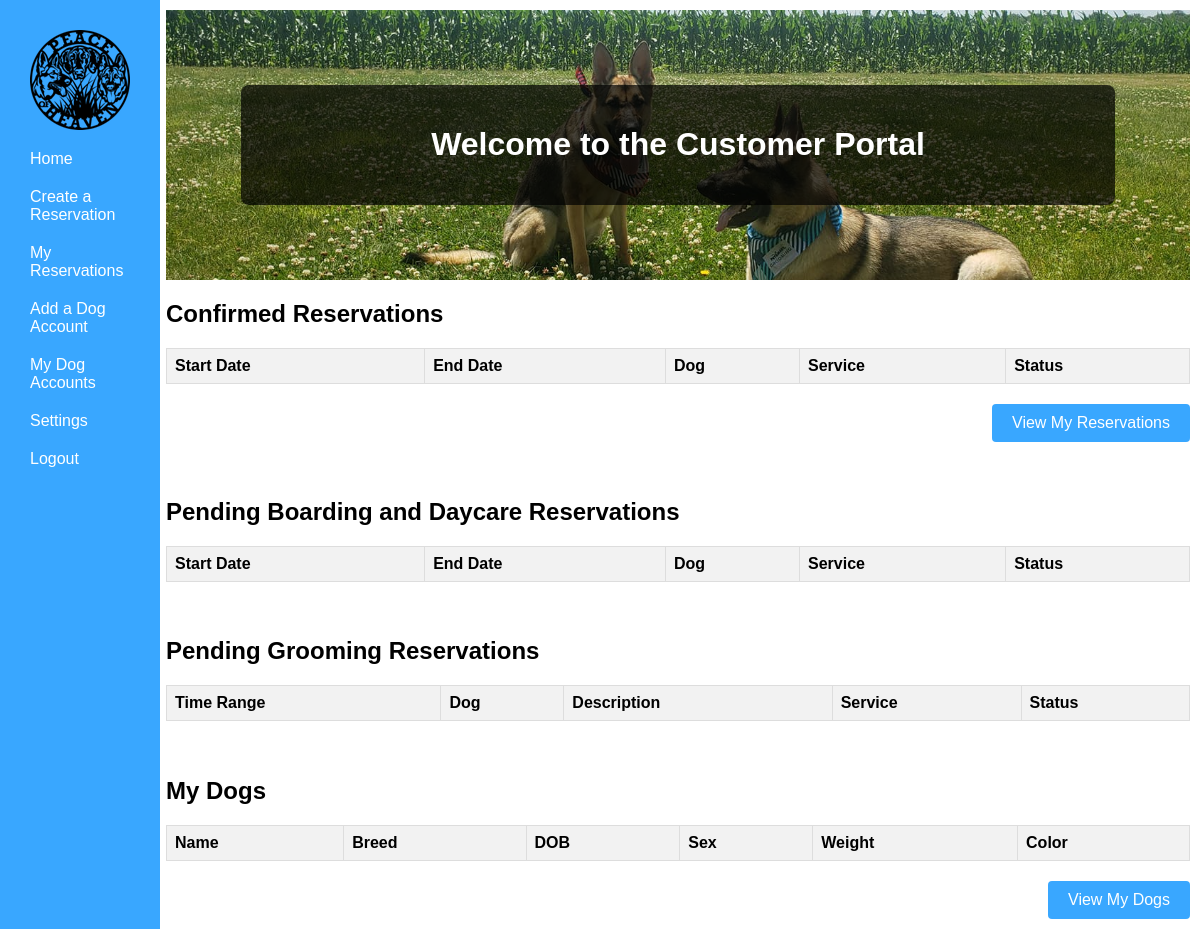
Before: /php/Customer Portal/CustHome.php (signed in) with the older database file.
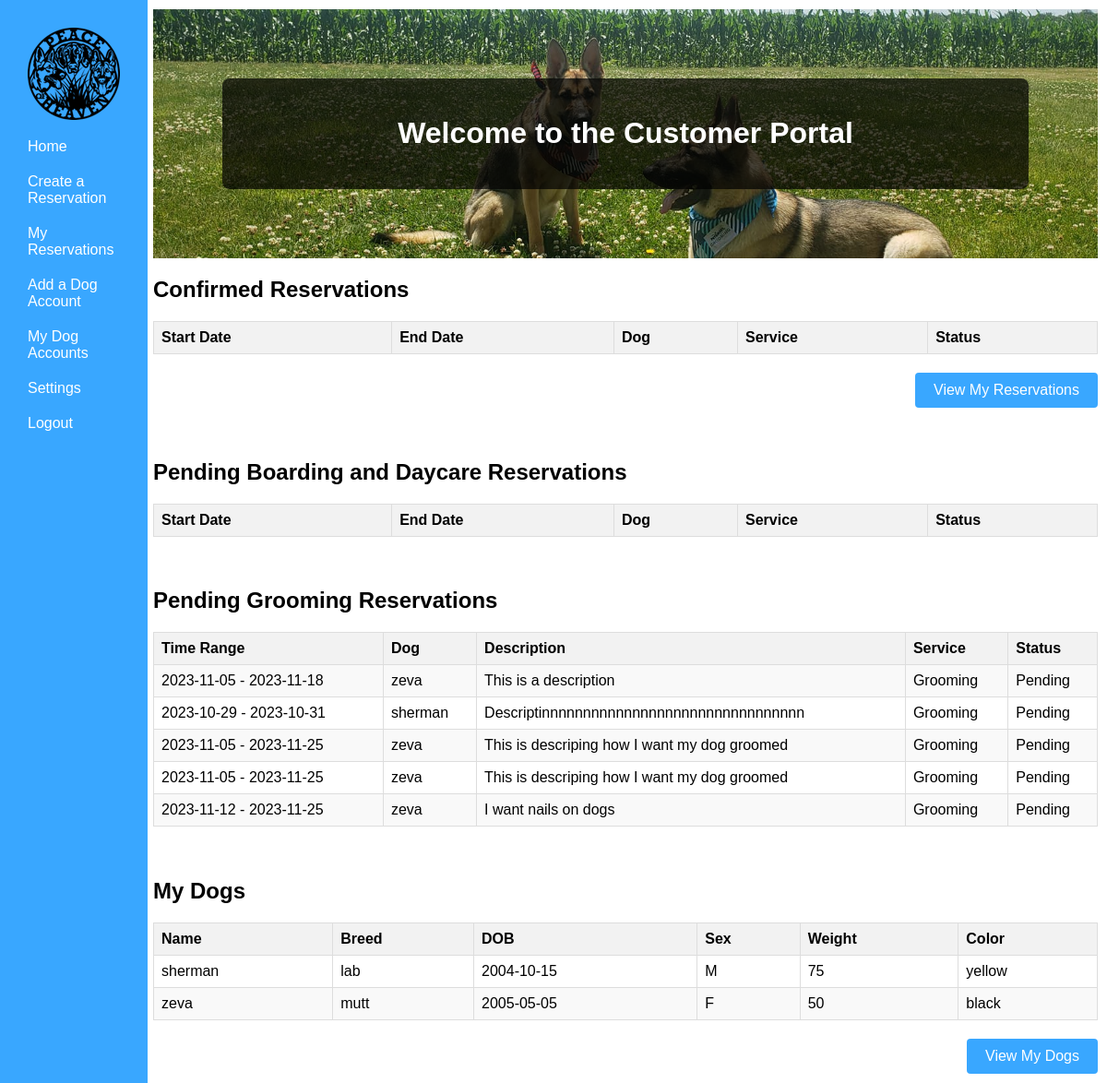
After: the same page with the newer database file.
### tables this page shows
CREATE TABLE `grooming_reservation` (
  `GroomResID` int(11) NOT NULL,
  `ResStartDate` date NOT NULL,
  `ResEndDate` date NOT NULL,
  `EmerContact` varchar(255) NOT NULL,
  `EmerPhone` varchar(12) NOT NULL,
  `isApproved` tinyint(1) NOT NULL DEFAULT 0,
  `GroomingDesc` varchar(500) NOT NULL,
  `CustID` int(11) NOT NULL,
  `DogID` int(11) NOT NULL
);

CREATE TABLE `dog` (
  `DogID` int(11) NOT NULL,
  `DogName` varchar(30) NOT NULL,
  `Breed` varchar(30) NOT NULL,
  `DogDOB` date NOT NULL,
  `Sex` char(1) NOT NULL,
  `isFixed` tinyint(1) NOT NULL,
  `Weight` int(3) NOT NULL,
  `Color` varchar(16) NOT NULL,
  `HasForms` tinyint(1) NOT NULL DEFAULT 0,
  `DogOtherInfo` varchar(500) NOT NULL,
  `CustID` int(11) NOT NULL
);

### php/UserHandling/classes/Config.php (called while the page is built)
<?php
class Config {
    public static function get($path = null) {
        if($path) {
            $config = $GLOBALS['config'];
            $path = explode('/',$path);
            foreach($path as $bit ) {
                if(isset($config[$bit])) {
                    $config = $config[$bit];
                } else {
                    return false;
                }
            }
            return $config;
        }
        return false;
    }
}

### php/UserHandling/classes/DB.php (called while the page is built, shortened)
<?php
class DB {
    private static $_instance = null;
    private $_pdo,
            $_query,
            $_lastQuery,
            $_error = false,
            $_results,
            $_count = 0;
    private function __construct() {
        try {
            $this->_pdo = new PDO('mysql:host=' . Config::get('mysql/host') . ';dbname=' . Config::get('mysql/db'),Config::get('mysql/username'), Config::get('mysql/password'));
        } catch (PDOException $e) {
            die($e->getMessage());
        }
    }
    public static function getInstance() {
        if(!isset(self::$_instance)) {
            self::$_instance = new DB();
        }
        return self::$_instance;
    }
    public function query($sql, $params = array()) {
        $this->_error = false;
        if($this->_query = $this->_pdo->prepare($sql)) {
            $x=1;
            if(count($params)) {
                foreach($params as $param) {
                    $this->_query->bindValue($x, $param);
                    $x++;
                }
            }
            if($this->_query->execute()) {
                $this->_results = $this->_query->fetchAll(PDO::FETCH_OBJ);
                $this->_count = $this->_query->rowCount();
            } else {
                $this->_error = true;
            }
        }
        return $this;
    }
    public function get($table, $where) {
        return $this->action('SELECT *', $table, $where);
    }
    public function results() {
        return $this->_results;
    }
    public function first() {
        return $this->results()[0];
    }
    private function action ($action, $table, $where = array()) {
        if(count($where) === 3) {
            $operators = array('=','>','<','<=','>=');
            $field      = $where[0];
            $operator   = $where[1];
            $value      = $where[2];
            if (in_array($operator, $operators)) {
                $sql = "{$action} FROM {$table} WHERE {$field} {$operator} ?";
                if(!$this->query($sql,array($value))->error()) {
                    return $this;
                }
            }
        }
        return false;
    }
    public function count() {
        return $this->_count;
    }
    public function error() {
        return $this->_error;
    }
}

### php/UserHandling/classes/User.php (called while the page is built, shortened)
<?php
class User {
    private $_db,
            $_data,
            $_sessionName,
            $_cookieName,
            $_isLoggedIn;
    public function __construct($user = null) {
        $this->_db = DB::getInstance();
        $this->_sessionName = Config::get('session/session_name');
        if(!$user) {
            if(Session::exists($this->_sessionName)) {
                $user = Session::get($this->_sessionName);
                if($this->find($user)) {
                    $this->_isLoggedIn = true;
                } else {
                }
            }
        } else {
            $this->find($user);
        }
    }
    public function find($user = null) {
        if($user) {
            $field = (is_numeric($user)) ? 'id' : 'username';
            $data = $this->_db->get('users', array($field, '=', $user));
            if($data->count() > 0) {
                $this->_data = $data->first();
                return true;
            }
        }
        return false;
    }
    public function data() {
        return $this->_data;
    }
    public function isLoggedIn() {
        return $this->_isLoggedIn;
    }
}

### php/UserHandling/classes/Session.php (called while the page is built, shortened)
<?php
class Session {
    public static function exists($name) {
        return (isset($_SESSION[$name])) ? true : false;
    }
    public static function get($name) {
        return $_SESSION[$name];
    }
}

### php/UserHandling/classes/GroomingReservation.php (called while the page is built, shortened)
<?php
class GroomingReservation {
    private $_db,
            $_groomingReservationData,
            $_sessionName,
            $_cookieName;
    public function __construct($service, array $dogs) {
        $this->_db = DB::getInstance();
    }
    public function getReservationData()
    {
        return $this->_groomingReservationData;
    }
    public function getUnApprovedReservationsWithCustID($customer = null){
        if($customer){
        $data = $this->_db->get('grooming_reservation', array('CustID', '=', $customer));
        if($data->count() > 0) {
            $this->_groomingReservationData = $data->results();
            return true;
        }else{
            return false;
        }
    }
    }
}

### php/UserHandling/classes/Customer.php (called while the page is built, shortened)
<?php
class Customer {
    private $_db,
            $_customerData,
            $_sessionName;
    public function __construct() {
        $this->_db = DB::getInstance();
    }
    public function findCustInfo($user = null){
        if($user){
            $fields = 'User_ID';
            $data = $this->_db->get('customer', array($fields, '=', $user));
            if($data->count() > 0) {
                return true;
            }
        }else{
            return false;
        }
    }
}

### php/UserHandling/classes/Dog.php (called while the page is built, shortened)
<?php
class Dog {
    private $_db,
            $_dogData,
            $_sessionName;
    public function __construct() {
        $this->_db = DB::getInstance();
    }
    public function findDogInfoWithDogID($dog = null){
        if($dog){
            $fields = 'DogID';
            $data = $this->_db->get('dog', array($fields, '=', $dog));
            if($data->count() > 0) {
                $this->_dogData = $data->first();
                return true;
            }
        }else{
            return false;
        }
    }
    public function findDogArray($customer = null){
        if($customer){
            $fields = 'CustID';
            $data = $this->_db->get('dog', array($fields, '=', $customer));
            if($data->count() > 0) {
                $this->_dogData = $data->results();
                return true;
            }
        }else{
            return false;
        }
    }
    public function data(){
        return $this->_dogData;
    }
}

### php/Customer Portal/CustHome.php (the view, shortened to what this page needs)
<?php
    $user = new User();
    if($user->isLoggedIn()) {
    if($user->data()->group == 1){
        include("../Customer Portal/CustNavBar.php");
    }
?>
<!DOCTYPE html>
<html>
<head>
    <link rel="stylesheet" href="/PeaceOfHeavenWebPage/css/CustHome.css">
</head>
<body>
<div class=content>
    <div class="header">
        <div class="welcome-box">
        <h1>Welcome to the Customer Portal</h1>
        </div>
    </div>
    <h2>Confirmed Reservations</h2>
    <table>
    <thead>
      <tr>
      <th>Start Date</th>
        <th>End Date</th>
        <th>Dog</th>
        <th>Service</th>
        <th>Status</th>
      </tr>
    </thead>
  </table>
    <div class="view-button-container">
        <a href="">
            <button class="view-button">View My Reservations</button>
        </a>
    </div>
  <br><br>
  <h2>Pending Boarding and Daycare Reservations</h2>
  <table>
    <thead>
      <tr>
        <th>Start Date</th>
        <th>End Date</th>
        <th>Dog</th>
        <th>Service</th>
        <th>Status</th>
      </tr>
    </thead>
  </table>
  <br><br>
 <h2>Pending Grooming Reservations</h2>
  <table>
    <thead>
      <tr>
        <th>Time Range</th>
        <th>Dog</th>
        <th>Description</th>
        <th>Service</th>
        <th>Status</th>
      </tr>
    </thead>
    <tbody>
      <tr>
        <?php
        $groomingReservation = new GroomingReservation('Grooming', array());
        $dog = new Dog();
        $user = new User();
        $customer = new Customer();
        $customer->findCustInfo($user->data()->id);
        $custid = $customer->data()->CustID;
        $groomingReservation->getUnApprovedReservationsWithCustID($custid);
        $allGroomingData = $groomingReservation->getReservationData();
            if(!empty($allGroomingData)){
                foreach ($allGroomingData as $reservationGrooming){
                    echo '<tr>';
                    echo '<td>'. $reservationGrooming->ResStartDate . ' - ' .  $reservationGrooming->ResEndDate.'</td>';
                    $dog->findDogInfoWithDogID($reservationGrooming->DogID);
                    $dogName = $dog->data()->DogName;
                    echo '<td>'. $dogName . '</td>';
                    echo '<td>'. $reservationGrooming->GroomingDesc. '</td>';
                    echo '<td>Grooming</td>';
                    echo '<td>Pending</td>';
                    echo '</tr>';
             }
            } ?>
      </tr>
    </tbody>
  </table>
  <br><br>
  <h2>My Dogs</h2>
  <table>
    <thead>
      <tr>
        <th>Name</th>
        <th>Breed</th>
        <th>DOB</th>
        <th>Sex</th>
        <th>Weight</th>
        <th>Color</th>
      </tr>
    </thead>
    <tbody>
        <?php
            $customer = new Customer();
            $customer->findCustInfo($user->data()->id);
            $dog = new Dog();
            $dog->findDogArray($customer->data()->CustID);
             $dogData = $dog->data();
            if(!empty($dogData)){
            foreach ($dogData as $dog) {
                    echo '<tr>';
                    echo '<td>' . $dog->DogName . '</td>';
                    echo '<td>' . $dog->Breed . '</td>';
                    echo '<td>' . $dog->DogDOB . '</td>';
                    echo '<td>' . $dog->Sex . '</td>';
                    echo '<td>' . $dog->Weight . '</td>';
                    echo '<td>' . $dog->Color . '</td>';
                    echo '</tr>';
                }
            }
        ?>
    </tbody>
  </table>
    <div class="view-button-container">
        <a href="../Customer Portal/CustDogs.php">
            <button class="view-button">View My Dogs</button>
        </a>
    </div>
</div>
</body>
</html>
<?php } else {
            Redirect ::to('../UserHandling/login.php');
            }
?>

### php/Customer Portal/CustNavBar.php (shortened to what this page needs)
<!DOCTYPE html>
<html>
<head>
    <link rel="stylesheet" href="/PeaceOfHeavenWebPage/css/CredNavBar.css">
</head>
<body>
    <div class="sidenav">
    <a href='/PeaceOfHeavenWebPage/php/Customer Portal/CustHome.php' class="Logo"><img src="/PeaceOfHeavenWebPage/Img/POH_Logo.png" width = "100" height = "100"></a>
    <a href='/PeaceOfHeavenWebPage/php/Customer Portal/CustHome.php'>Home</a>
    <a href='/PeaceOfHeavenWebPage/php/Customer Portal/CreateReservation.php'>Create a Reservation</a>
    <a href=''>My Reservations</a>
    <a href='/PeaceOfHeavenWebPage/php/Forms/DogAccountInfo.php'>Add a Dog Account</a>
    <a href='/PeaceOfHeavenWebPage/php/Customer Portal/CustDogs.php'> My Dog Accounts</a>
    <a href=''>Settings</a>
    <a href='/PeaceOfHeavenWebPage/php/UserHandling/logout.php'>Logout</a>
  </div>
</body>
</html>

### css/CredNavBar.css (style rules this page uses)
body { margin: 0; padding: 0; font-family: Arial, sans-serif; }
.sidenav { height: 100%; width: 10%; position: fixed; top: 0; left: 0; background-color: #39A7FF; padding: 20px; }
.sidenav a { display: block; color: #fff; text-decoration: none; padding: 10px; }
.content { margin-left: 75%; padding: 20px; }

### css/CustHome.css (style rules this page uses)
.content { margin-left: 13%; padding: 10px; }
body { font-family: 'Arial', sans-serif; }
.header { background-image: url('/PeaceOfHeavenWebPage/Img/Dogs-In-Field.jpg'); background-size: cover; background-position: center; color: #fff; text-align: center; padding: 75px; }
.welcome-box { background-color: rgba(0, 0, 0, 0.7); padding: 20px; border-radius: 8px; }
table { width: 100%; border-collapse: collapse; margin-top: 20px; }
thead { background-color: #f2f2f2; }
th, td { border: 1px solid #dddddd; text-align: left; padding: 8px; }
tr:nth-child(even) { background-color: #f9f9f9; }
.view-button-container { text-align: right; margin-top: 20px; }
.view-button { background-color: #39A7FF; color: white; border: none; padding: 10px 20px; text-align: center; text-decoration: none; display: inline-block; font-size: 16px; cursor: pointer; border-radius: 4px; }

Changed rows visible on the page:
added grooming_reservation: ResStartDate "2023-11-05", ResEndDate "2023-11-18", DogID.DogName "zeva", GroomingDesc "This is a description"
added grooming_reservation: ResStartDate "2023-10-29", ResEndDate "2023-10-31", DogID.DogName "sherman", GroomingDesc "Descriptinnnnnnnnnnnnnnnnnnnnnnnnnnnnnnnn"
added grooming_reservation: ResStartDate "2023-11-05", ResEndDate "2023-11-25", DogID.DogName "zeva", GroomingDesc "This is descriping how I want my dog groomed"
added grooming_reservation: ResStartDate "2023-11-05", ResEndDate "2023-11-25", DogID.DogName "zeva", GroomingDesc "This is descriping how I want my dog groomed"
added grooming_reservation: ResStartDate "2023-11-12", ResEndDate "2023-11-25", DogID.DogName "zeva", GroomingDesc "I want nails on dogs"
added dog: DogName "sherman", Breed "lab", DogDOB "2004-10-15", Sex "M", Weight "75", Color "yellow"
added dog: DogName "zeva", Breed "mutt", DogDOB "2005-05-05", Sex "F", Weight "50", Color "black"
